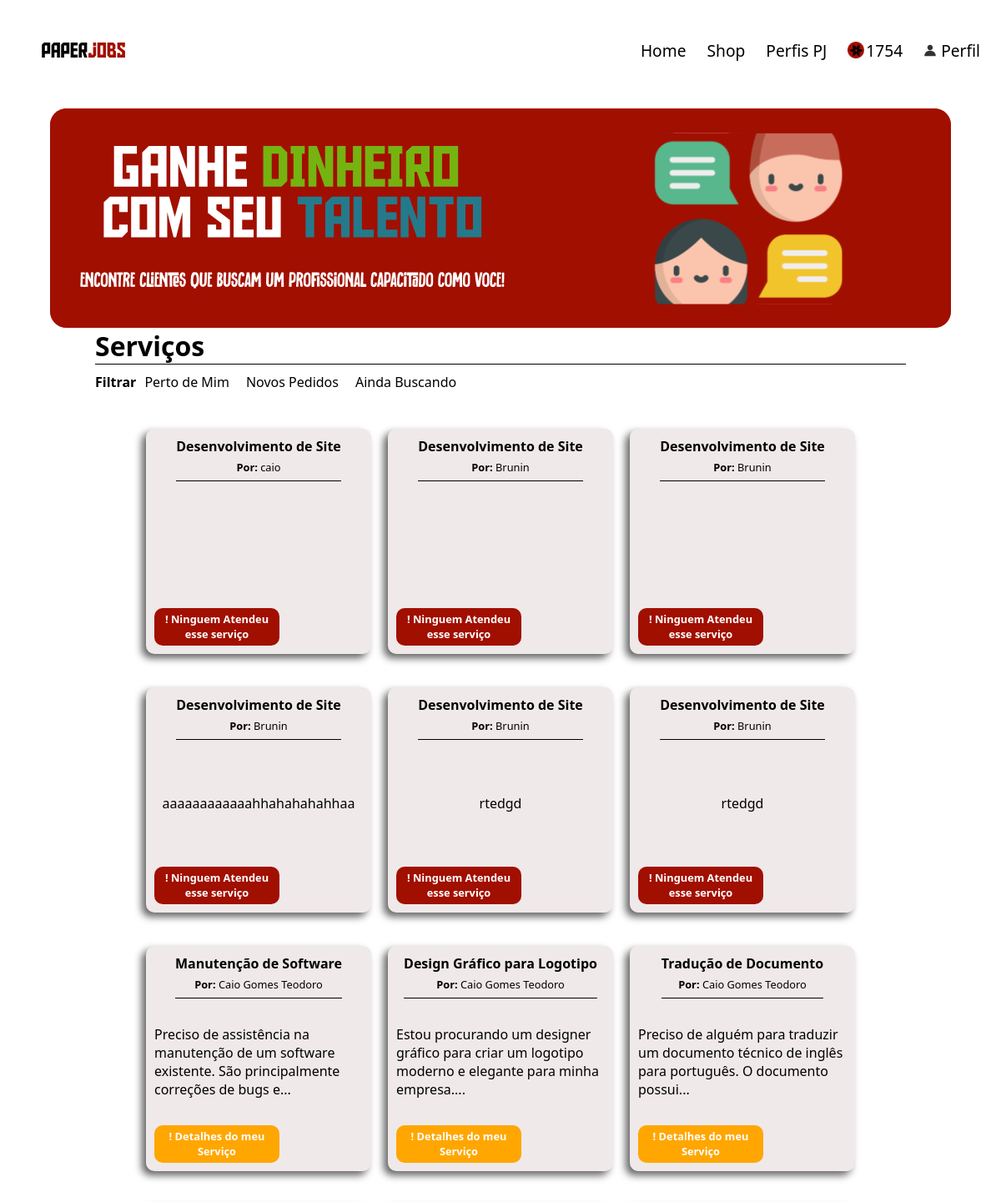
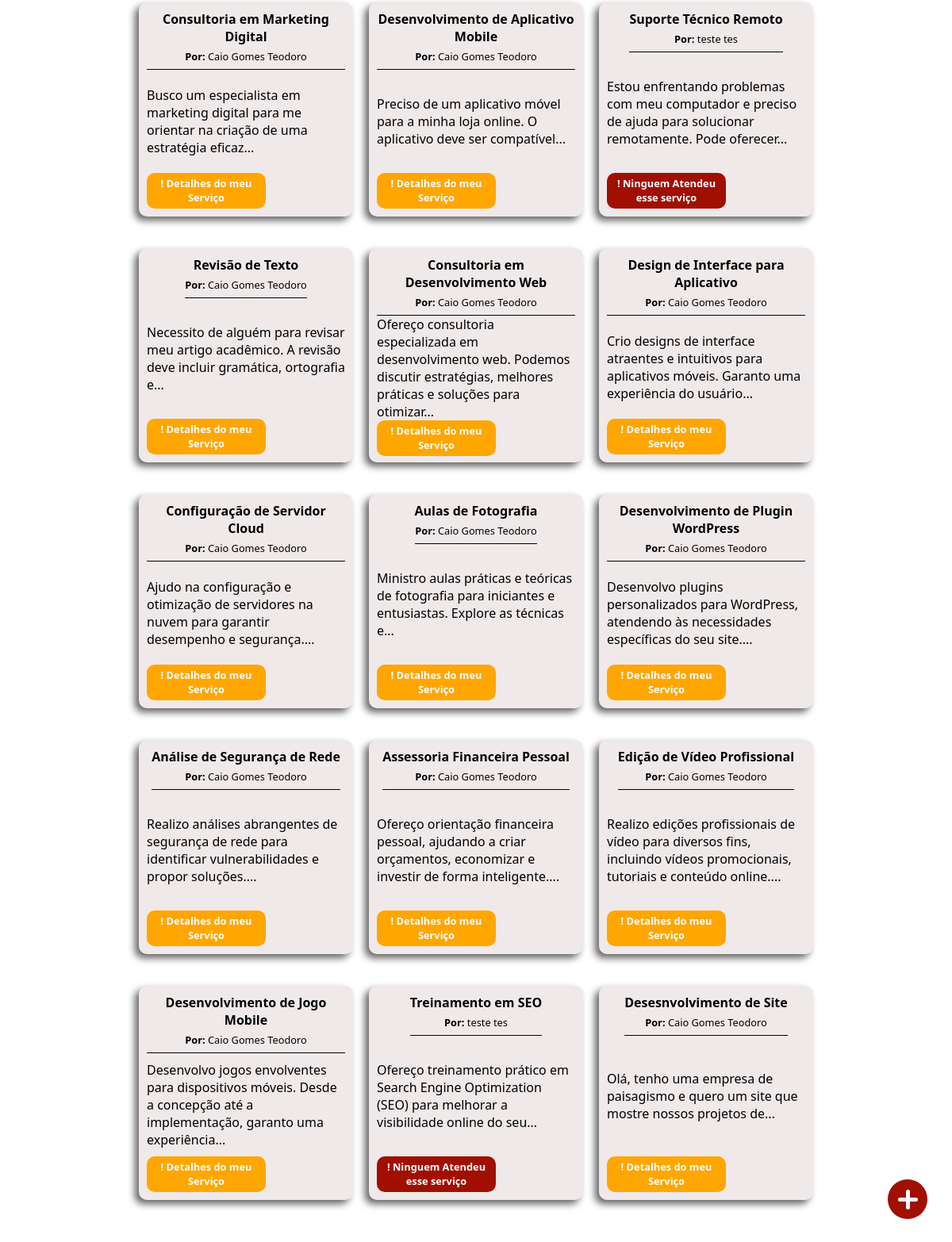
Page /home.php (signed in) on the committed database (2 pictures, top to bottom).
### tables this page shows
CREATE TABLE IF NOT EXISTS `usuarios` (
  `usuario_id` int(11) NOT NULL AUTO_INCREMENT,
  `usuario_nome` varchar(255) NOT NULL,
  `usuario_email` varchar(255) NOT NULL,
  `usuario_senha` varchar(255) NOT NULL,
  `usuario_numero` varchar(20) NOT NULL,
  `usuario_nivel` varchar(6) NOT NULL,
  `usuario_status` int(11) NOT NULL,
  `usuario_ultimo_login` timestamp NOT NULL DEFAULT current_timestamp() ON UPDATE current_timestamp(),
  `usuario_criado` timestamp NOT NULL DEFAULT current_timestamp(),
  `usuario_pontos` int(11) NOT NULL DEFAULT 0,
  PRIMARY KEY (`usuario_id`)
);

CREATE TABLE IF NOT EXISTS `servicos` (
  `servico_id` int(11) NOT NULL AUTO_INCREMENT,
  `servico_autor_id` varchar(50) NOT NULL DEFAULT '0',
  `servico_titulo` varchar(50) NOT NULL DEFAULT '0',
  `servico_descricao` varchar(250) NOT NULL DEFAULT '0',
  `servico_valor` int(11) NOT NULL DEFAULT 50,
  `servico_status` varchar(50) NOT NULL DEFAULT '0',
  `servico_data` timestamp NOT NULL DEFAULT current_timestamp(),
  `servico_orcamento_max` int(11) NOT NULL DEFAULT 0,
  `servico_tecnologias_usadas` varchar(50) DEFAULT NULL,
  `servico_prazo_max` varchar(50) DEFAULT NULL,
  `servico_ativo` int(11) DEFAULT 0,
  PRIMARY KEY (`servico_id`)
);

CREATE TABLE IF NOT EXISTS `servicos_status` (
  `servico_status_id` int(11) NOT NULL AUTO_INCREMENT,
  `servico_status_nome` varchar(50) NOT NULL DEFAULT '',
  `servico_status_quantidade_desbloqueado` int(11) NOT NULL DEFAULT 0,
  PRIMARY KEY (`servico_status_id`) USING BTREE
);

### functions/functions_usuarios.php (called while the page is built, shortened)
<?php
function listarUsuarios($conn, $id = null)
{
    $query = "SELECT * FROM usuarios WHERE 1=1";
    if (!empty($id))
        $query .= " AND usuario_id = " . mysqli_real_escape_string($conn, $id);
    $result = $conn->query($query);
    if ($result->num_rows > 0) {
        $usuarios = [];
        while ($row = $result->fetch_assoc()) {
            $usuarios[] = $row;
        }
        return $usuarios;
    } else {
        return [];
    }
}

### functions/functions_servicos.php (called while the page is built, shortened)
<?php
function listaServicos($conn, $id = NULL, $servico_autor_id = NULL, $titulo = NULL, $tipo = NULL, $status = NULL, $order_by = NULL, $limite = NULL, $servico_ativo = null)
{
    $query = "SELECT servicos.*, usuarios.usuario_nome, servicos_status.servico_status_nome, servicos_status.servico_status_quantidade_desbloqueado FROM servicos
              INNER JOIN servicos_status ON servicos.servico_status = servicos_status.servico_status_id
              INNER JOIN usuarios ON servicos.servico_autor_id = usuarios.usuario_id WHERE 1=1";
    if (is_numeric($servico_ativo))
        $query .= " AND servico_ativo = " . mysqli_real_escape_string($conn, $servico_ativo);
    if (!empty($order_by))
        $query .= " ORDER BY servico_data $order_by";
    $result = mysqli_query($conn, $query);
    if ($result !== FALSE) {
        return $result;
    } else {
        return "ERRO: " . mysqli_error($conn);
    }
}
function verificaServicoDesbloqueado($conn, $id_servico, $id_usuario = null)
{
    $query = "SELECT COUNT(1) AS count FROM servicos_desbloqueados WHERE servico_id = " . mysqli_real_escape_string($conn, $id_servico);
    if (is_numeric($id_usuario)) {
        $query .= " AND usuario_id = " . mysqli_real_escape_string($conn, $id_usuario);
    }
    $result = mysqli_query($conn, $query);
    if ($result !== FALSE) {
        $row = mysqli_fetch_assoc($result);
        return $row["count"];
    } else {
        return "ERRO: " . mysqli_error($conn);
    }
}

### home.php (the view, shortened to what this page needs)
<?php
require('conexao.php');
require('header.php');
$filtrar = isset($_GET['filtrar']) ? $_GET['filtrar'] : null;
$tipo_servico = isset($_GET['tipo_servico']) ? $_GET['tipo_servico'] : null;
$order_by = isset($_GET['data_servico']) ? $_GET['data_servico'] : null;
?>
<!DOCTYPE html>
<html lang="pt-br">
    <body>
        <div class="container_banner">
            <div class="banner">
                <div class="container_servicos">
                    <div class="titulo_servicos">
                        <h4>Serviços</h4>
                    </div>
                    <div class="filtros">
                        <div class="btn_ativa_modal"><b>Filtrar</b></div>
                        <li>Perto de Mim</li>
                        <li>Novos Pedidos</li>
                        <li>Ainda Buscando</li>
                    </div>
                    <div class="container_cards_servicos">
                        <?php
                        if ($filtrar == true)
                            $listaServicos = listaServicos($conn, NULL, NULL, null, $tipo_servico, null, $order_by, NULL, 0);
                        else
                            $listaServicos = listaServicos($conn, null, null, null, null, null, 'DESC', null, 0);
                        if (!empty($listaServicos)) {
                            foreach ($listaServicos as $servico) {
                                $varfica_servico_desbloqueado = verificaServicoDesbloqueado($conn, $servico['servico_id'], $_SESSION['usuario']["usuario_id"]);
                                ?>
                                <div class="card_servico" id_serviço="<?php echo $servico['servico_id']; ?>">
                                    <div class="card_header" style="border-bottom:1px solid black;">
                                        <div class="titulo_servico"><b> <?php echo $servico['servico_titulo']; ?></b></div>
                                        <div class="dono_servico"><b>Por:</b><?php echo " " . $servico['usuario_nome']; ?></div>
                                    </div>
                                    <div class="card_body"><span>
                                            <?php
                                            $descricao = $servico['servico_descricao'];
                                            $palavras = explode(' ', $descricao);
                                            if (count($palavras) > 8) {
                                                $descricao = implode(' ', array_slice($palavras, 0, 15)) . '...';
                                            }
                                            echo $descricao;
                                            ?> </span></div>
                                    <div class="card_footer">
                                        <?php if ($_SESSION['usuario']["usuario_id"] == $servico['servico_autor_id']) { ?>
                                            <div class="respostas_servico" style="background-color:#ffa600;"> <span> !
                                                    <?php echo "Detalhes do meu Serviço" ?></span>
                                            </div>
                                        <?php } else if ($varfica_servico_desbloqueado <= 0) { ?>
                                                <div class="respostas_servico"> <span> !
                                                    <?php echo $servico['servico_status_nome']; ?></span>
                                                </div>
                                        <?php } ?>
                                    </div>
                                </div>
                                <?php
                            }
                        } else {
                            ?>
                            <h4>Nenhum Serviço encontrado!</h4>
                            <?php
                        } ?>
                    </div>
    </body>
</html>

### header.php (shortened to what this page needs)
<?php
require('conexao.php');
require('functions/functions_usuarios.php');
require('functions/functions_servicos.php');
$usuario_dados = listarUsuarios($conn, $_SESSION["usuario"]["usuario_id"]);
?>
<head>
    <link rel="stylesheet" href="css/style_claro.css">
</head>
<header>
    <div class="container_header">
        <div class="logo"><a href="home.php"><img style="width: 100px;" src="assets/logos/paperjobs.svg" alt="logo"></a>
        </div>
        <div class="container_option_header">
            <a href="home.php" class="option_header">Home</a>
            <a href="shop.php" class="option_header">Shop</a>
            <a href="perfil_pj.php" class="option_header">Perfis PJ</a>
            <div class="moedas_usuario option_header">
                <img class="icon_ponto" src="assets/icons/Pontos.png" alt="">
                <span><?php echo $usuario_dados[0]["usuario_pontos"] ?></span>
            </div>
            <a href="perfil.php">
                <div class="perfil_usuario option_header">
                    <img src="assets/icons/perfil.png" alt="icon_perfil">
                    <span>Perfil</span>
                </div>
            </a>
        </div>
    </div>
</header>
<body>
    <a href="criar_servico.php">
        <div class="adicionar_servico">
            <div class="linha_vertical"></div>
        </div>
    </a>
</body>

### css/style_claro.css (style rules this page uses)
* { margin: 0px; font-family: system-ui; }
body { display: flex; align-items: center; flex-direction: column; }
header { width: 100%; display: flex; min-height: 15vh; max-height: 110px; align-items: center; margin-bottom: 10px; }
.icon_ponto { margin-right: 2px; width: 20px; height: 20px; }
.container_header { width: 100%; display: flex; justify-content: space-between; max-height: 110px; }
.container_option_header { display: flex; font-size: 1.2em; align-items: center; }
.container_option_header a { text-decoration: none; color: black; }
.option_header { margin-right: 25px; }
.moedas_usuario { display: flex; align-items: center; }
.perfil_usuario { cursor: pointer; }
.logo { display: flex; align-items: center; margin-left: 50px; }
.container_banner { width: 100%; min-height: 30vh; display: flex; justify-content: center; margin: 0px 0px 20px 0px; }
.banner { width: 90%; }
.adicionar_servico { border: white solid 1px; background-color: #A10F00; width: 50px; height: 50px; border-radius: 50%; position: fixed; bottom: 30px; right: 30px; display: flex; align-items: center; justify-content: center; color: white; font-size: 20px; cursor: pointer; }
.linha_horizontal, .linha_vertical { transition: .5s; background-color: #ffffff; height: 5px; width: 25px; border-radius: 15px; }
.linha_vertical { transform: rotate(90deg); margin-left: -50%; }
.container_servicos { width: 100%; display: flex; align-items: center; flex-direction: column; }
.titulo_servicos { font-size: 2em; border-bottom: 1px solid black; width: 90%; }
.filtros { display: flex; justify-content: start; width: 90%; text-decoration: none; list-style: none; }
.filtros li { margin: 10px; cursor: pointer; }
.container_cards_servicos { width: 98%; margin: 15px; display: flex; justify-content: center; flex-wrap: wrap; }
.card_servico { width: calc(100% / 5); min-width: 250px; height: 200px; padding: 10px; background: #F0E9E9; border-radius: 10px; display: flex; flex-direction: column; align-items: center; justify-content: space-between; margin: 20px 10px; cursor: pointer; box-shadow: -5px 5px 10px #646363; }
.card_header { display: flex; flex-direction: column; align-items: center; justify-content: center; padding-bottom: 2px; }
.titulo_servico { text-align: center; }
.dono_servico { margin: 5px 0px; font-size: .8em; }
.card_footer { width: 100%; height: auto; display: flex; font-size: 0.8em; }
.respostas_servico { text-align: center; background-color: #A10F00; color: white; padding: 5px; font-weight: bold; width: 140px; height: 35px; border-radius: 10px; display: flex; align-items: center; justify-content: center; }
.btn_ativa_modal { display: flex; align-items: center; cursor: pointer; }

### rows in the picture
usuarios: usuario_pontos "1754"
servicos: servico_titulo "Desenvolvimento de Site", usuarios.usuario_nome "caio", servicos_status.servico_status_nome "Ninguem Atendeu esse serviço"
servicos: servico_titulo "Desenvolvimento de Site", usuarios.usuario_nome "Brunin", servicos_status.servico_status_nome "Ninguem Atendeu esse serviço"
servicos: servico_titulo "Desenvolvimento de Site", usuarios.usuario_nome "Brunin", servicos_status.servico_status_nome "Ninguem Atendeu esse serviço"
servicos: servico_titulo "Desenvolvimento de Site", usuarios.usuario_nome "Brunin", servico_descricao "aaaaaaaaaaaahhahahahahhaa", servicos_status.servico_status_nome "Ninguem Atendeu esse serviço"
servicos: servico_titulo "Desenvolvimento de Site", usuarios.usuario_nome "Brunin", servico_descricao "rtedgd", servicos_status.servico_status_nome "Ninguem Atendeu esse serviço"
servicos: servico_titulo "Desenvolvimento de Site", usuarios.usuario_nome "Brunin", servico_descricao "rtedgd", servicos_status.servico_status_nome "Ninguem Atendeu esse serviço"
servicos: servico_titulo "Manutenção de Software", usuarios.usuario_nome "Caio Gomes Teodoro", servico_descricao "Preciso de assistência na manutenção de um software existente. São principalmente correções de bugs e...", servico_autor_id "Detalhes do meu Serviço"
servicos: servico_titulo "Design Gráfico para Logotipo", usuarios.usuario_nome "Caio Gomes Teodoro", servico_descricao "Estou procurando um designer gráfico para criar um logotipo moderno e elegante para minha empresa....", servico_autor_id "Detalhes do meu Serviço"
servicos: servico_titulo "Tradução de Documento", usuarios.usuario_nome "Caio Gomes Teodoro", servico_descricao "Preciso de alguém para traduzir um documento técnico de inglês para português. O documento possui...", servico_autor_id "Detalhes do meu Serviço"
servicos: servico_titulo "Consultoria em Marketing Digital", usuarios.usuario_nome "Caio Gomes Teodoro", servico_descricao "Busco um especialista em marketing digital para me orientar na criação de uma estratégia eficaz...", servico_autor_id "Detalhes do meu Serviço"
servicos: servico_titulo "Desenvolvimento de Aplicativo Mobile", usuarios.usuario_nome "Caio Gomes Teodoro", servico_descricao "Preciso de um aplicativo móvel para a minha loja online. O aplicativo deve ser compatível...", servico_autor_id "Detalhes do meu Serviço"
servicos: servico_titulo "Suporte Técnico Remoto", usuarios.usuario_nome "teste tes", servico_descricao "Estou enfrentando problemas com meu computador e preciso de ajuda para solucionar remotamente. Pode oferecer...", servicos_status.servico_status_nome "Ninguem Atendeu esse serviço"
servicos: servico_titulo "Revisão de Texto", usuarios.usuario_nome "Caio Gomes Teodoro", servico_descricao "Necessito de alguém para revisar meu artigo acadêmico. A revisão deve incluir gramática, ortografia e...", servico_autor_id "Detalhes do meu Serviço"
servicos: servico_titulo "Consultoria em Desenvolvimento Web", usuarios.usuario_nome "Caio Gomes Teodoro", servico_descricao "Ofereço consultoria especializada em desenvolvimento web. Podemos discutir estratégias, melhores práticas e soluções para otimizar...", servico_autor_id "Detalhes do meu Serviço"
servicos: servico_titulo "Design de Interface para Aplicativo", usuarios.usuario_nome "Caio Gomes Teodoro", servico_descricao "Crio designs de interface atraentes e intuitivos para aplicativos móveis. Garanto uma experiência do usuário...", servico_autor_id "Detalhes do meu Serviço"
servicos: servico_titulo "Configuração de Servidor Cloud", usuarios.usuario_nome "Caio Gomes Teodoro", servico_descricao "Ajudo na configuração e otimização de servidores na nuvem para garantir desempenho e segurança....", servico_autor_id "Detalhes do meu Serviço"
servicos: servico_titulo "Aulas de Fotografia", usuarios.usuario_nome "Caio Gomes Teodoro", servico_descricao "Ministro aulas práticas e teóricas de fotografia para iniciantes e entusiastas. Explore as técnicas e...", servico_autor_id "Detalhes do meu Serviço"
servicos: servico_titulo "Desenvolvimento de Plugin WordPress", usuarios.usuario_nome "Caio Gomes Teodoro", servico_descricao "Desenvolvo plugins personalizados para WordPress, atendendo às necessidades específicas do seu site....", servico_autor_id "Detalhes do meu Serviço"
servicos: servico_titulo "Análise de Segurança de Rede", usuarios.usuario_nome "Caio Gomes Teodoro", servico_descricao "Realizo análises abrangentes de segurança de rede para identificar vulnerabilidades e propor soluções....", servico_autor_id "Detalhes do meu Serviço"
servicos: servico_titulo "Assessoria Financeira Pessoal", usuarios.usuario_nome "Caio Gomes Teodoro", servico_descricao "Ofereço orientação financeira pessoal, ajudando a criar orçamentos, economizar e investir de forma inteligente....", servico_autor_id "Detalhes do meu Serviço"
servicos: servico_titulo "Edição de Vídeo Profissional", usuarios.usuario_nome "Caio Gomes Teodoro", servico_descricao "Realizo edições profissionais de vídeo para diversos fins, incluindo vídeos promocionais, tutoriais e conteúdo online....", servico_autor_id "Detalhes do meu Serviço"
servicos: servico_titulo "Desenvolvimento de Jogo Mobile", usuarios.usuario_nome "Caio Gomes Teodoro", servico_descricao "Desenvolvo jogos envolventes para dispositivos móveis. Desde a concepção até a implementação, garanto uma experiência...", servico_autor_id "Detalhes do meu Serviço"
servicos: servico_titulo "Treinamento em SEO", usuarios.usuario_nome "teste tes", servico_descricao "Ofereço treinamento prático em Search Engine Optimization (SEO) para melhorar a visibilidade online do seu...", servicos_status.servico_status_nome "Ninguem Atendeu esse serviço"
servicos: servico_titulo "Desesnvolvimento de Site", usuarios.usuario_nome "Caio Gomes Teodoro", servico_descricao "Olá, tenho uma empresa de paisagismo e quero um site que mostre nossos projetos de...", servico_autor_id "Detalhes do meu Serviço"
